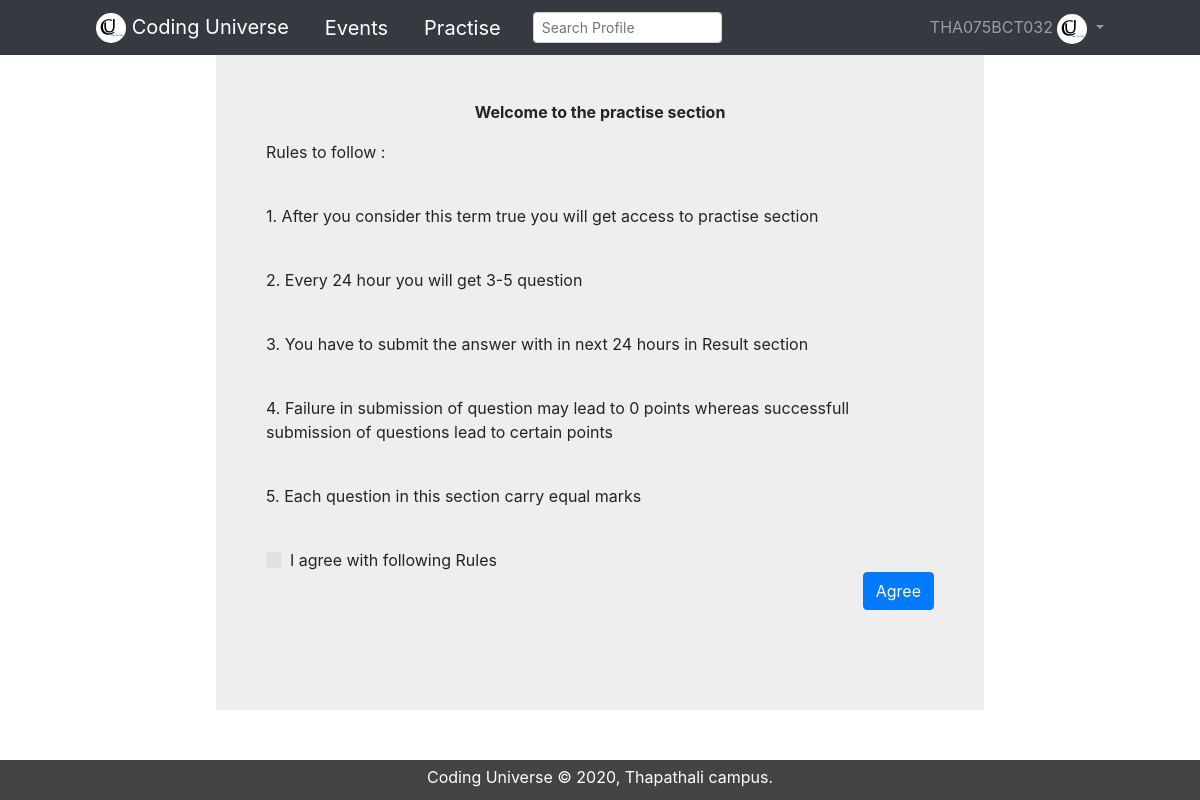
The app's page /practise/ (signed in) with its own data.
### Register/models.py (models this page shows, shortened)
class Profile(models.Model):
    user=models.OneToOneField(User,on_delete=models.CASCADE)
    first_name=models.CharField(max_length=20 , blank=False , null=False)
    middle_name=models.CharField(max_length=20 , blank =True , null=True)
    last_name=models.CharField(max_length=20,blank=False,null=False)
    Student_ID=models.CharField(max_length=15,blank=False,null=False)
    Gender=models.CharField(choices=GENDER_CHOICES,max_length=20,blank=True,null=True)
    phone=models.PositiveIntegerField()
    Description=models.TextField()
    Profile_picture=models.ImageField(upload_to='Statics/Images',blank=True,null=True)

### Practise/views.py (the view, shortened to what this page needs)
# urls.py: path('',PractiseView,name='practise'),
@login_required
def PractiseView(request):
    if request.method=="GET":
        session_id=request.session['user_id']
        u1=User.objects.get(id=session_id)
        p1=Profile.objects.get(user=session_id)
        try:
            b1=DateModel.objects.get(user=session_id)
            run_time=b1.time
            key_id=b1.key
            try:
                q1=Questions.objects.get(id=key_id)
                b1.key=key_id
                context={
                    'u1':u1,
                    'p1':p1,
                    'verify':'True',
                    'question':q1,
                    'form1':SubmissionForm,
                }
                return render(request,'Practise/practise.html',context)
            except:
                context={
                    'u1':u1,
                    'p1':p1,
                    'verify':'True',
                    'question':'False'
                }
                return render(request,'Practise/practise.html',context)
        except:
            context={
                'u1':u1,
                'p1':p1,
                'verify':'True',
                'form':AcceptForm
            }
            return render(request,'Practise/front.html',context)

### Templates/Practise/front.html (shortened to what this page needs)
{% extends 'base.html' %}
{% block body %}
<section id="registration-form">
    <div class="container">
        <b><p align="center">Welcome to the practise section</p></b>
        <p class="text-left">Rules to follow :</p>
        <br>
        <p align="left">1. After you consider this term true you will get access to practise section</p><br>
        <p align="left">2. Every 24 hour you will get 3-5 question </p><br>
        <p align="left">3. You have to submit the answer with in next 24 hours in Result section </p><br>
        <p align="left">4. Failure in submission of question may lead to 0 points whereas successfull submission of questions lead to certain points </p><br>
        <p align="left">5. Each question in this section carry equal marks</p><br>
        <form method="POST">
        <div class="custom-control custom-checkbox">
            <label class="custom-control-label" for="customCheck">I agree with following Rules</label>
        </div>
        <div class="text-right">
        <button type="submit" class="btn btn-primary" align="right">Agree</button>
        </div>
        </form>
    </div>
</section>
{% endblock %}

### Templates/base.html (shortened to what this page needs)
{% load static %}
<html lang="en">
<head>
    <link href="{% static 'css/base/footer.css' %}" rel="stylesheet">
    <link href="{% static 'css/base/navbar.css' %}" rel="stylesheet">
    <link href="{% static 'css/base/activate.css' %}" rel="stylesheet">
    <link href="{% static 'css/base/login.css' %}" rel="stylesheet">
    <link href="{% static 'css/base/style1.css' %}" rel="stylesheet">
    <link href="//maxcdn.bootstrapcdn.com/font-awesome/4.1.0/css/font-awesome.min.css" rel="stylesheet">
    <link rel="stylesheet" href="https://maxcdn.bootstrapcdn.com/bootstrap/4.0.0/css/bootstrap.min.css">
<body>
    <header>
        <nav class="navbar navbar-dark bg-dark navbar-expand-sm fixed-top" id="navbar">
            <a class="navbar-brand logo1" href="{% url 'home' %}">
              <img src="{% static 'Images/logo.jpg' %}" width="30" height="30" alt="logo" class="rounded-circle">
              Coding Universe
            </a>
            <a class="navbar-brand logo3" href="#">
              Events
            </a>
            {% if verify == "True" %}
            <a class="navbar-brand logo3" href="{% url 'practise' %}">
              Practise
            </a>
            <form class="form-inline " role="search" action='/s/'>
              <input class="form-control form-control-sm ml-3 w-75 " type="text" placeholder="Search Profile" aria-label="Search" name='k'>
            </form>
            {% endif %}
            <div class="collapse navbar-collapse" id="navbar-list-4">
              <ul class="navbar-nav ml-auto ">
                  <li class="nav-item dropdown">
                  <a class="nav-link dropdown-toggle logo" href="#" id="navbarDropdownMenuLink" role="button" data-toggle="dropdown" aria-haspopup="true" aria-expanded="true">
                    {% if verify == "True" %}
                    {{p1.Student_ID}}
                    <img src="/media/{{p1.Profile_picture}}" width="30" height="30" class="rounded-circle">
                    {% elif verify != "True" %}
                    <img src="{% static 'Images/icon.png' %}" width="30" height="30" class="rounded-circle">
                    {% endif %}
                  </a>
                </li>
              </ul>
            </div>
          </nav>
    </header>
          {% block body %}
          {% endblock %}
    <div>
        <footer id="main-footer">
            <p>Coding Universe &copy; 2020, Thapathali campus.</p>
        </footer>
    </div>
</body>
</html>

### Statics/css/base/footer.css (style rules this page uses)
#main-footer { clear: both; height:40; position: fixed; bottom: 0; width: 100%; text-align: center; background: #444; color: #fff; padding: 5px; }

### Statics/css/base/navbar.css (style rules this page uses)
#navbar { width: 100%; height:55; position: fixed; background-color: #333; color: #fff; }
#navbar .logo { padding-top: 10px; padding-right: 80px; }
#navbar .logo1 { padding-top: 5px; padding-left: 80px; }

### Statics/css/base/style1.css (style rules this page uses)
* { margin: 0; padding: 0; box-sizing: bordor-box; border: none; }
html, body { font-family: 'Segoe UI', Tahoma, Geneva, Verdana, sans-serif; line-height: 1.7em; background-color: #ddd; }
p { margin: 20px 0; }
input { font-family: FontAwesome; width: 100%; padding: 7px; margin: 5px; border: none; border-radius: 4px; outline: none; }
#registration-form .container { max-width: 768px; margin: auto; background-color: #eee; align-content: center; padding: 100px 50px; }
.btn { display: block; font-size: 18px; background: #333333; color: #fff; padding: 13px 20px; border-radius: 10px; cursor: pointer; }
#navbar { width: 100%; height:55; position: fixed; background-color: #333; color: #fff; }
#navbar .logo { padding-top: 10px; padding-right: 80px; }
#navbar .logo3 { padding-top: 5px; padding-left: 20px; text-align: center; }
#navbar .logo1 { padding-top: 5px; padding-left: 80px; }
#main-footer { clear: both; height:40; position: fixed; bottom: 0; width: 100%; text-align: center; background: #444; color: #fff; padding: 5px; }
a { color: rgb(38, 24, 240); }

### records on screen
Profile: Student_ID "THA075BCT032", Profile_picture (picture)
